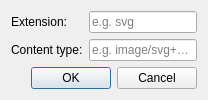
<?xml version="1.0" encoding="UTF-8"?>
<ui version="4.0">
 <class>WebUIMimeOverrideEntryDialog</class>
 <widget class="QDialog" name="WebUIMimeOverrideEntryDialog">
  <property name="windowTitle">
   <string>Custom MIME type</string>
  </property>
  <layout class="QVBoxLayout" name="verticalLayout">
   <item>
    <layout class="QFormLayout" name="formLayout">
     <item row="0" column="0">
      <widget class="QLabel" name="extensionLabel">
       <property name="text">
        <string>Extension:</string>
       </property>
      </widget>
     </item>
     <item row="0" column="1">
      <widget class="QLineEdit" name="extensionLineEdit">
       <property name="placeholderText">
        <string>e.g. svg</string>
       </property>
      </widget>
     </item>
     <item row="1" column="0">
      <widget class="QLabel" name="contentTypeLabel">
       <property name="text">
        <string>Content type:</string>
       </property>
      </widget>
     </item>
     <item row="1" column="1">
      <widget class="QLineEdit" name="contentTypeLineEdit">
       <property name="placeholderText">
        <string>e.g. image/svg+xml</string>
       </property>
      </widget>
     </item>
    </layout>
   </item>
   <item>
    <widget class="QDialogButtonBox" name="buttonBox">
     <property name="orientation">
      <enum>Qt::Horizontal</enum>
     </property>
     <property name="standardButtons">
      <set>QDialogButtonBox::Cancel|QDialogButtonBox::Ok</set>
     </property>
    </widget>
   </item>
  </layout>
 </widget>
 <connections>
  <connection>
   <sender>buttonBox</sender>
   <signal>accepted()</signal>
   <receiver>WebUIMimeOverrideEntryDialog</receiver>
   <slot>accept()</slot>
   <hints>
    <hint type="sourcelabel">
     <x>248</x>
     <y>254</y>
    </hint>
    <hint type="destinationlabel">
     <x>157</x>
     <y>274</y>
    </hint>
   </hints>
  </connection>
  <connection>
   <sender>buttonBox</sender>
   <signal>rejected()</signal>
   <receiver>WebUIMimeOverrideEntryDialog</receiver>
   <slot>reject()</slot>
   <hints>
    <hint type="sourcelabel">
     <x>316</x>
     <y>260</y>
    </hint>
    <hint type="destinationlabel">
     <x>286</x>
     <y>274</y>
    </hint>
   </hints>
  </connection>
 </connections>
</ui>
